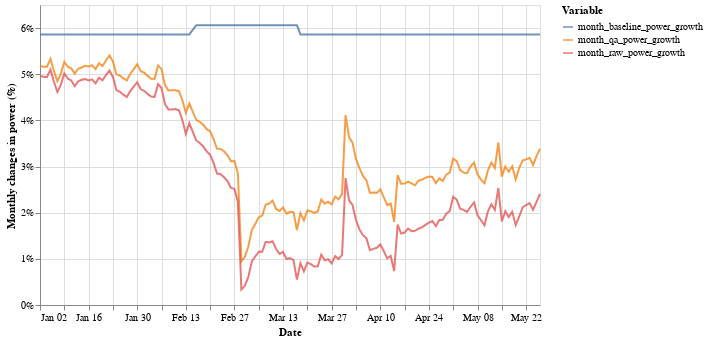

The cell this chart's notebook holds for it:
### Markdown cell above
## 5. Monthly power growth - Recent trend (2022)

### Code cell
plot_vars = ["month_baseline_power_growth", "month_qa_power_growth", "month_raw_power_growth"]
source = df[df["date"]> datetime.datetime(2022, 1, 1)].melt(id_vars=["date"], value_vars=plot_vars)

alt.Chart(source).mark_line(opacity=0.8).encode(
    x=alt.X('date:T', title="Date"),
    y=alt.Y('value:Q', title="Monthly changes in power (%)", axis=alt.Axis(format='%')),
    color=alt.Color('variable:N', legend=alt.Legend(title="Variable"))
).properties(
    width=500, height=300
)

### Figure 1 — Vega-Lite specification as saved in the notebook (floating-point values rounded to 4 significant figures; data arrays with more than 128 entries replaced by an {"elided": "..."} marker saying what was removed)
{"$schema": "https://vega.github.io/schema/vega-lite/v4.17.0.json", "config": {"view": {"continuousHeight": 300, "continuousWidth": 400}}, "data": {"name": "data-584a798b65fe34a91d0d8cb8248cd74c"}, "datasets": {"data-584a798b65fe34a91d0d8cb8248cd74c": {"elided": "432 records"}}, "encoding": {"color": {"field": "variable", "legend": {"title": "Variable"}, "type": "nominal"}, "x": {"field": "date", "title": "Date", "type": "temporal"}, "y": {"axis": {"format": "%"}, "field": "value", "title": "Monthly changes in power (%)", "type": "quantitative"}}, "height": 300, "mark": {"opacity": 0.8, "type": "line"}, "width": 500}
